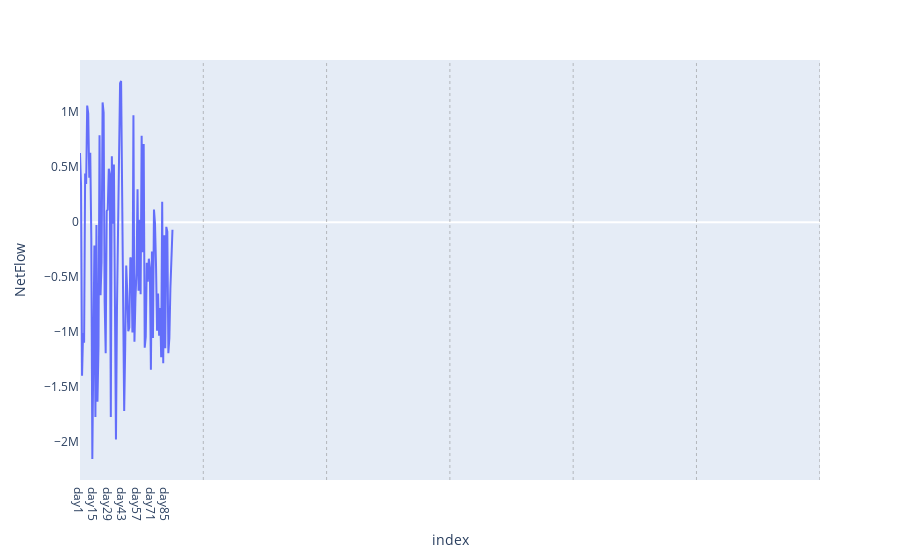
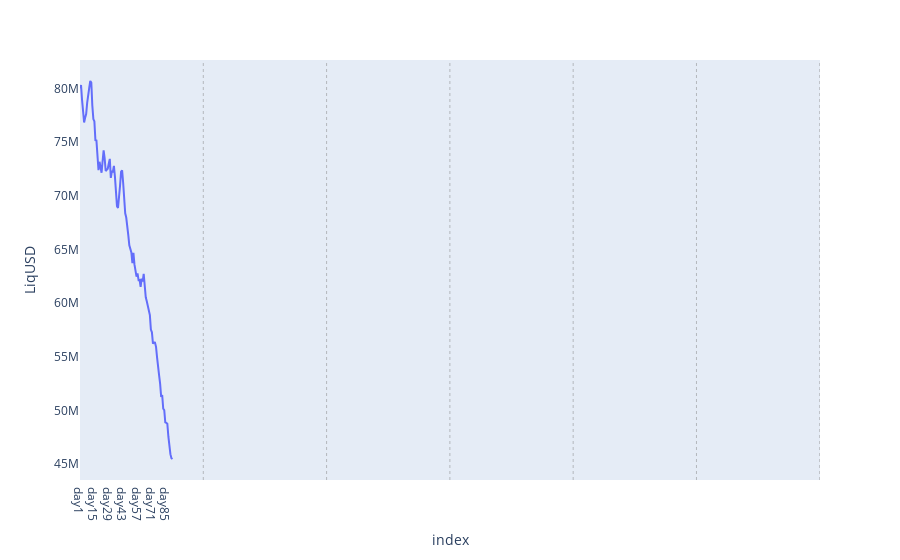
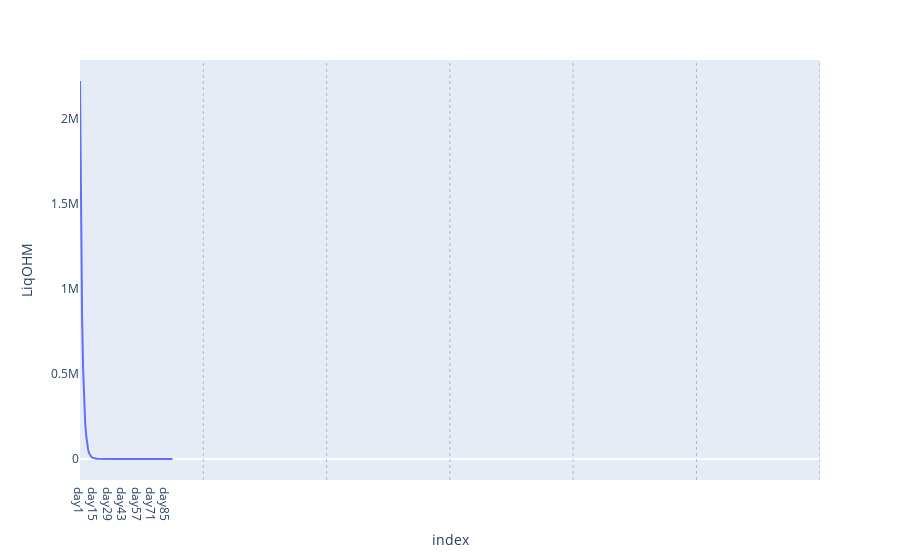
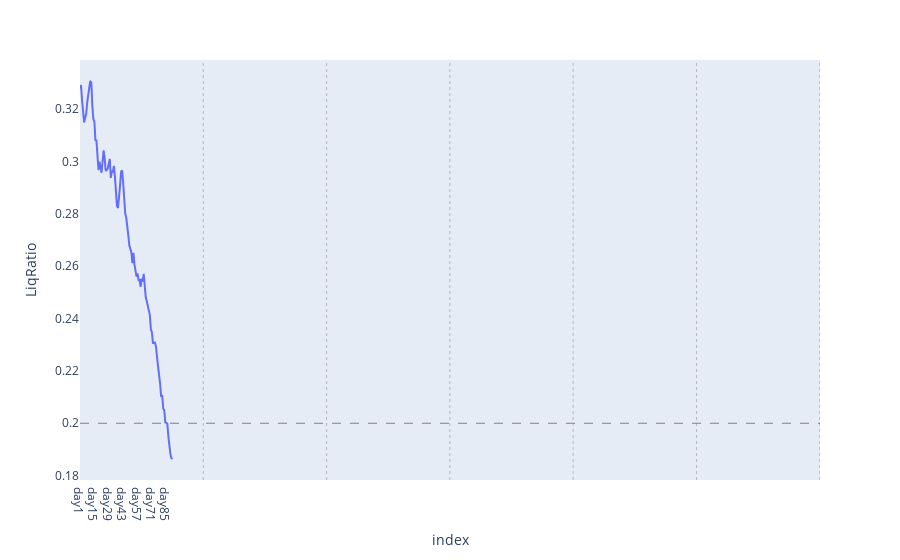

Notebook code cell kept with these figures, in order:
### Code cell
# Plot batch1
for col in df.columns:
    if col in ('NetFlow', 'LiqUSD', 'LiqOHM', 'LiqRatio'):
        fig = df.plot(x=df.index, y=df[col])
        fig.layout.update(xaxis=dict(showgrid=False), yaxis=dict(showgrid=False))
        for i in range (params.short_cycle, params.horizon, params.short_cycle):
            fig.add_vline(x=i, line_width=0.5, line_dash="dot", line_color="grey")
        if col == 'LiqRatio':
            fig.add_hline(y=0.2, line_width=1, line_dash="dash", line_color="grey")
        fig.show()

### Figure 1 — Plotly figure (JSON) as saved in the notebook; plotly's stock layout.template omitted (floating-point values rounded to 4 significant figures)
{"data": [{"hovertemplate": "index=%{x}<br>NetFlow=%{y}<extra></extra>", "legendgroup": "", "line": {"color": "#636efa", "dash": "solid"}, "marker": {"symbol": "circle"}, "mode": "lines", "name": "", "orientation": "v", "showlegend": false, "type": "scatter", "x": ["day1", "day2", "day3", "day4", "day5", "day6", "day7", "day8", "day9", "day10", "day11", "day12", "day13", "day14", "day15", "day16", "day17", "day18", "day19", "day20", "day21", "day22", "day23", "day24", "day25", "day26", "day27", "day28", "day29", "day30", "day31", "day32", "day33", "day34", "day35", "day36", "day37", "day38", "day39", "day40", "day41", "day42", "day43", "day44", "day45", "day46", "day47", "day48", "day49", "day50", "day51", "day52", "day53", "day54", "day55", "day56", "day57", "day58", "day59", "day60", "day61", "day62", "day63", "day64", "day65", "day66", "day67", "day68", "day69", "day70", "day71", "day72", "day73", "day74", "day75", "day76", "day77", "day78", "day79", "day80", "day81", "day82", "day83", "day84", "day85", "day86", "day87", "day88", "day89", "day90", "day91"], "xaxis": "x", "y": [629000.0, 336800.0, -1396000.0, -1008000.0, -1095000.0, 442100.0, 346800.0, 1059000.0, 989300.0, 404000.0, 630300.0, -142400.0, -2153000.0, -1252000.0, -211400.0, -1770000.0, -26120.0, -1633000.0, -1133000.0, 789100.0, -665200.0, -360300.0, 1088000.0, 996300.0, -730400.0, -1192000.0, 101300.0, 113900.0, 484800.0, 437500.0, -1771000.0, 598500.0, -15430.0, 524500.0, -992900.0, -1976000.0, -774300.0, -178700.0, 858000.0, 1262000.0, 1283000.0, 111700.0, -1155000.0, -1716000.0, -1134000.0, -393400.0, -644300.0, -991100.0, -957700.0, -322500.0, -337400.0, -1003000.0, 971000.0, -1087000.0, -682500.0, -459200.0, 298800.0, -624300.0, 21270.0, -654800.0, 785400.0, -273900.0, 710700.0, -1140000.0, -1042000.0, -368400.0, -541200.0, -332400.0, -421300.0, -1341000.0, -266700.0, -1054000.0, 115300.0, -14780.0, -397600.0, -987100.0, -648700.0, -1032000.0, -779500.0, -1229000.0, 184900.0, -1282000.0, -119400.0, -1145000.0, -42720.0, -85620.0, -1191000.0, -1051000.0, -599300.0, -382000.0, -69550.0], "yaxis": "y"}], "layout": {"legend": {"tracegroupgap": 0}, "margin": {"t": 60}, "shapes": [{"line": {"color": "grey", "dash": "dot", "width": 0.5}, "type": "line", "x0": 120, "x1": 120, "xref": "x", "y0": 0, "y1": 1, "yref": "y domain"}, {"line": {"color": "grey", "dash": "dot", "width": 0.5}, "type": "line", "x0": 240, "x1": 240, "xref": "x", "y0": 0, "y1": 1, "yref": "y domain"}, {"line": {"color": "grey", "dash": "dot", "width": 0.5}, "type": "line", "x0": 360, "x1": 360, "xref": "x", "y0": 0, "y1": 1, "yref": "y domain"}, {"line": {"color": "grey", "dash": "dot", "width": 0.5}, "type": "line", "x0": 480, "x1": 480, "xref": "x", "y0": 0, "y1": 1, "yref": "y domain"}, {"line": {"color": "grey", "dash": "dot", "width": 0.5}, "type": "line", "x0": 600, "x1": 600, "xref": "x", "y0": 0, "y1": 1, "yref": "y domain"}, {"line": {"color": "grey", "dash": "dot", "width": 0.5}, "type": "line", "x0": 720, "x1": 720, "xref": "x", "y0": 0, "y1": 1, "yref": "y domain"}], "xaxis": {"anchor": "y", "domain": [0, 1], "showgrid": false, "title": {"text": "index"}}, "yaxis": {"anchor": "x", "domain": [0, 1], "showgrid": false, "title": {"text": "NetFlow"}}}}

### Figure 2 — Plotly figure (JSON) as saved in the notebook; plotly's stock layout.template omitted (floating-point values rounded to 4 significant figures)
{"data": [{"hovertemplate": "index=%{x}<br>LiqUSD=%{y}<extra></extra>", "legendgroup": "", "line": {"color": "#636efa", "dash": "solid"}, "marker": {"symbol": "circle"}, "mode": "lines", "name": "", "orientation": "v", "showlegend": false, "type": "scatter", "x": ["day1", "day2", "day3", "day4", "day5", "day6", "day7", "day8", "day9", "day10", "day11", "day12", "day13", "day14", "day15", "day16", "day17", "day18", "day19", "day20", "day21", "day22", "day23", "day24", "day25", "day26", "day27", "day28", "day29", "day30", "day31", "day32", "day33", "day34", "day35", "day36", "day37", "day38", "day39", "day40", "day41", "day42", "day43", "day44", "day45", "day46", "day47", "day48", "day49", "day50", "day51", "day52", "day53", "day54", "day55", "day56", "day57", "day58", "day59", "day60", "day61", "day62", "day63", "day64", "day65", "day66", "day67", "day68", "day69", "day70", "day71", "day72", "day73", "day74", "day75", "day76", "day77", "day78", "day79", "day80", "day81", "day82", "day83", "day84", "day85", "day86", "day87", "day88", "day89", "day90", "day91"], "xaxis": "x", "y": [80000000, 80340000.0, 78940000.0, 77930000.0, 76840000.0, 77280000.0, 77630000.0, 78690000.0, 79670000.0, 80080000.0, 80710000.0, 80570000.0, 78410000.0, 77160000.0, 76950000.0, 75180000.0, 75150000.0, 73520000.0, 72390000.0, 73180000.0, 72510000.0, 72150000.0, 73240000.0, 74240000.0, 73510000.0, 72310000.0, 72420000.0, 72530000.0, 73010000.0, 73450000.0, 71680000.0, 72280000.0, 72260000.0, 72790000.0, 71790000.0, 69820000.0, 69040000.0, 68870000.0, 69720000.0, 70990000.0, 72270000.0, 72380000.0, 71220000.0, 69510000.0, 68370000.0, 67980000.0, 67340000.0, 66350000.0, 65390000.0, 65070000.0, 64730000.0, 63720000.0, 64700000.0, 63610000.0, 62930000.0, 62470000.0, 62770000.0, 62140000.0, 62160000.0, 61510000.0, 62290000.0, 62020000.0, 62730000.0, 61590000.0, 60550000.0, 60180000.0, 59640000.0, 59310000.0, 58880000.0, 57540000.0, 57280000.0, 56220000.0, 56340000.0, 56320000.0, 55930000.0, 54940000.0, 54290000.0, 53260000.0, 52480000.0, 51250000.0, 51430000.0, 50150000.0, 50030000.0, 48890000.0, 48850000.0, 48760000.0, 47570000.0, 46520000.0, 45920000.0, 45540000.0, 45470000.0], "yaxis": "y"}], "layout": {"legend": {"tracegroupgap": 0}, "margin": {"t": 60}, "shapes": [{"line": {"color": "grey", "dash": "dot", "width": 0.5}, "type": "line", "x0": 120, "x1": 120, "xref": "x", "y0": 0, "y1": 1, "yref": "y domain"}, {"line": {"color": "grey", "dash": "dot", "width": 0.5}, "type": "line", "x0": 240, "x1": 240, "xref": "x", "y0": 0, "y1": 1, "yref": "y domain"}, {"line": {"color": "grey", "dash": "dot", "width": 0.5}, "type": "line", "x0": 360, "x1": 360, "xref": "x", "y0": 0, "y1": 1, "yref": "y domain"}, {"line": {"color": "grey", "dash": "dot", "width": 0.5}, "type": "line", "x0": 480, "x1": 480, "xref": "x", "y0": 0, "y1": 1, "yref": "y domain"}, {"line": {"color": "grey", "dash": "dot", "width": 0.5}, "type": "line", "x0": 600, "x1": 600, "xref": "x", "y0": 0, "y1": 1, "yref": "y domain"}, {"line": {"color": "grey", "dash": "dot", "width": 0.5}, "type": "line", "x0": 720, "x1": 720, "xref": "x", "y0": 0, "y1": 1, "yref": "y domain"}], "xaxis": {"anchor": "y", "domain": [0, 1], "showgrid": false, "title": {"text": "index"}}, "yaxis": {"anchor": "x", "domain": [0, 1], "showgrid": false, "title": {"text": "LiqUSD"}}}}

### Figure 3 — Plotly figure (JSON) as saved in the notebook; plotly's stock layout.template omitted (floating-point values rounded to 4 significant figures)
{"data": [{"hovertemplate": "index=%{x}<br>LiqOHM=%{y}<extra></extra>", "legendgroup": "", "line": {"color": "#636efa", "dash": "solid"}, "marker": {"symbol": "circle"}, "mode": "lines", "name": "", "orientation": "v", "showlegend": false, "type": "scatter", "x": ["day1", "day2", "day3", "day4", "day5", "day6", "day7", "day8", "day9", "day10", "day11", "day12", "day13", "day14", "day15", "day16", "day17", "day18", "day19", "day20", "day21", "day22", "day23", "day24", "day25", "day26", "day27", "day28", "day29", "day30", "day31", "day32", "day33", "day34", "day35", "day36", "day37", "day38", "day39", "day40", "day41", "day42", "day43", "day44", "day45", "day46", "day47", "day48", "day49", "day50", "day51", "day52", "day53", "day54", "day55", "day56", "day57", "day58", "day59", "day60", "day61", "day62", "day63", "day64", "day65", "day66", "day67", "day68", "day69", "day70", "day71", "day72", "day73", "day74", "day75", "day76", "day77", "day78", "day79", "day80", "day81", "day82", "day83", "day84", "day85", "day86", "day87", "day88", "day89", "day90", "day91"], "xaxis": "x", "y": [2222000.0, 1361000.0, 847900.0, 535200.0, 342600.0, 218100.0, 138200.0, 86400.0, 53340.0, 32770.0, 19970.0, 12190.0, 7650.0, 4877.0, 3118.0, 2040.0, 1335.0, 893.3, 607.0, 408.1, 276.8, 188.7, 126.8, 84.0, 56.21, 38.24, 25.97, 17.62, 11.87, 7.949, 5.455, 3.712, 2.527, 1.708, 1.17, 0.8244, 0.5874, 0.4196, 0.296, 0.2051, 0.1396, 0.0949, 0.06554, 0.04638, 0.03337, 0.02415, 0.01764, 0.01308, 0.009839, 0.007439, 0.005653, 0.004364, 0.003318, 0.002566, 0.002006, 0.00158, 0.001238, 0.00098, 0.0007755, 0.0006202, 0.0004897, 0.0003884, 0.0003046, 0.0002433, 0.0001977, 0.0001616, 0.0001333, 0.0001105, 9.234e-05, 7.894e-05, 6.779e-05, 5.931e-05, 5.179e-05, 4.523e-05, 3.979e-05, 3.562e-05, 3.228e-05, 2.981e-05, 2.795e-05, 2.682e-05, 2.565e-05, 2.516e-05, 2.474e-05, 2.489e-05, 2.507e-05, 2.529e-05, 2.613e-05, 2.694e-05, 2.751e-05, 2.796e-05, 2.823e-05], "yaxis": "y"}], "layout": {"legend": {"tracegroupgap": 0}, "margin": {"t": 60}, "shapes": [{"line": {"color": "grey", "dash": "dot", "width": 0.5}, "type": "line", "x0": 120, "x1": 120, "xref": "x", "y0": 0, "y1": 1, "yref": "y domain"}, {"line": {"color": "grey", "dash": "dot", "width": 0.5}, "type": "line", "x0": 240, "x1": 240, "xref": "x", "y0": 0, "y1": 1, "yref": "y domain"}, {"line": {"color": "grey", "dash": "dot", "width": 0.5}, "type": "line", "x0": 360, "x1": 360, "xref": "x", "y0": 0, "y1": 1, "yref": "y domain"}, {"line": {"color": "grey", "dash": "dot", "width": 0.5}, "type": "line", "x0": 480, "x1": 480, "xref": "x", "y0": 0, "y1": 1, "yref": "y domain"}, {"line": {"color": "grey", "dash": "dot", "width": 0.5}, "type": "line", "x0": 600, "x1": 600, "xref": "x", "y0": 0, "y1": 1, "yref": "y domain"}, {"line": {"color": "grey", "dash": "dot", "width": 0.5}, "type": "line", "x0": 720, "x1": 720, "xref": "x", "y0": 0, "y1": 1, "yref": "y domain"}], "xaxis": {"anchor": "y", "domain": [0, 1], "showgrid": false, "title": {"text": "index"}}, "yaxis": {"anchor": "x", "domain": [0, 1], "showgrid": false, "title": {"text": "LiqOHM"}}}}

### Figure 4 — Plotly figure (JSON) as saved in the notebook; plotly's stock layout.template omitted (floating-point values rounded to 4 significant figures)
{"data": [{"hovertemplate": "index=%{x}<br>LiqRatio=%{y}<extra></extra>", "legendgroup": "", "line": {"color": "#636efa", "dash": "solid"}, "marker": {"symbol": "circle"}, "mode": "lines", "name": "", "orientation": "v", "showlegend": false, "type": "scatter", "x": ["day1", "day2", "day3", "day4", "day5", "day6", "day7", "day8", "day9", "day10", "day11", "day12", "day13", "day14", "day15", "day16", "day17", "day18", "day19", "day20", "day21", "day22", "day23", "day24", "day25", "day26", "day27", "day28", "day29", "day30", "day31", "day32", "day33", "day34", "day35", "day36", "day37", "day38", "day39", "day40", "day41", "day42", "day43", "day44", "day45", "day46", "day47", "day48", "day49", "day50", "day51", "day52", "day53", "day54", "day55", "day56", "day57", "day58", "day59", "day60", "day61", "day62", "day63", "day64", "day65", "day66", "day67", "day68", "day69", "day70", "day71", "day72", "day73", "day74", "day75", "day76", "day77", "day78", "day79", "day80", "day81", "day82", "day83", "day84", "day85", "day86", "day87", "day88", "day89", "day90", "day91"], "xaxis": "x", "y": [0.3279, 0.3292, 0.3235, 0.3194, 0.3149, 0.3167, 0.3181, 0.3225, 0.3265, 0.3282, 0.3308, 0.3302, 0.3214, 0.3162, 0.3154, 0.3081, 0.308, 0.3013, 0.2967, 0.2999, 0.2972, 0.2957, 0.3002, 0.3042, 0.3013, 0.2964, 0.2968, 0.2973, 0.2992, 0.301, 0.2938, 0.2962, 0.2962, 0.2983, 0.2942, 0.2861, 0.283, 0.2822, 0.2858, 0.2909, 0.2962, 0.2966, 0.2919, 0.2849, 0.2802, 0.2786, 0.276, 0.2719, 0.268, 0.2667, 0.2653, 0.2612, 0.2651, 0.2607, 0.2579, 0.256, 0.2572, 0.2547, 0.2548, 0.2521, 0.2553, 0.2542, 0.2571, 0.2524, 0.2481, 0.2466, 0.2444, 0.2431, 0.2413, 0.2358, 0.2347, 0.2304, 0.2309, 0.2308, 0.2292, 0.2252, 0.2225, 0.2183, 0.2151, 0.21, 0.2108, 0.2055, 0.2051, 0.2004, 0.2002, 0.1998, 0.195, 0.1906, 0.1882, 0.1866, 0.1863], "yaxis": "y"}], "layout": {"legend": {"tracegroupgap": 0}, "margin": {"t": 60}, "shapes": [{"line": {"color": "grey", "dash": "dot", "width": 0.5}, "type": "line", "x0": 120, "x1": 120, "xref": "x", "y0": 0, "y1": 1, "yref": "y domain"}, {"line": {"color": "grey", "dash": "dot", "width": 0.5}, "type": "line", "x0": 240, "x1": 240, "xref": "x", "y0": 0, "y1": 1, "yref": "y domain"}, {"line": {"color": "grey", "dash": "dot", "width": 0.5}, "type": "line", "x0": 360, "x1": 360, "xref": "x", "y0": 0, "y1": 1, "yref": "y domain"}, {"line": {"color": "grey", "dash": "dot", "width": 0.5}, "type": "line", "x0": 480, "x1": 480, "xref": "x", "y0": 0, "y1": 1, "yref": "y domain"}, {"line": {"color": "grey", "dash": "dot", "width": 0.5}, "type": "line", "x0": 600, "x1": 600, "xref": "x", "y0": 0, "y1": 1, "yref": "y domain"}, {"line": {"color": "grey", "dash": "dot", "width": 0.5}, "type": "line", "x0": 720, "x1": 720, "xref": "x", "y0": 0, "y1": 1, "yref": "y domain"}, {"line": {"color": "grey", "dash": "dash", "width": 1}, "type": "line", "x0": 0, "x1": 1, "xref": "x domain", "y0": 0.2, "y1": 0.2, "yref": "y"}], "xaxis": {"anchor": "y", "domain": [0, 1], "showgrid": false, "title": {"text": "index"}}, "yaxis": {"anchor": "x", "domain": [0, 1], "showgrid": false, "title": {"text": "LiqRatio"}}}}
